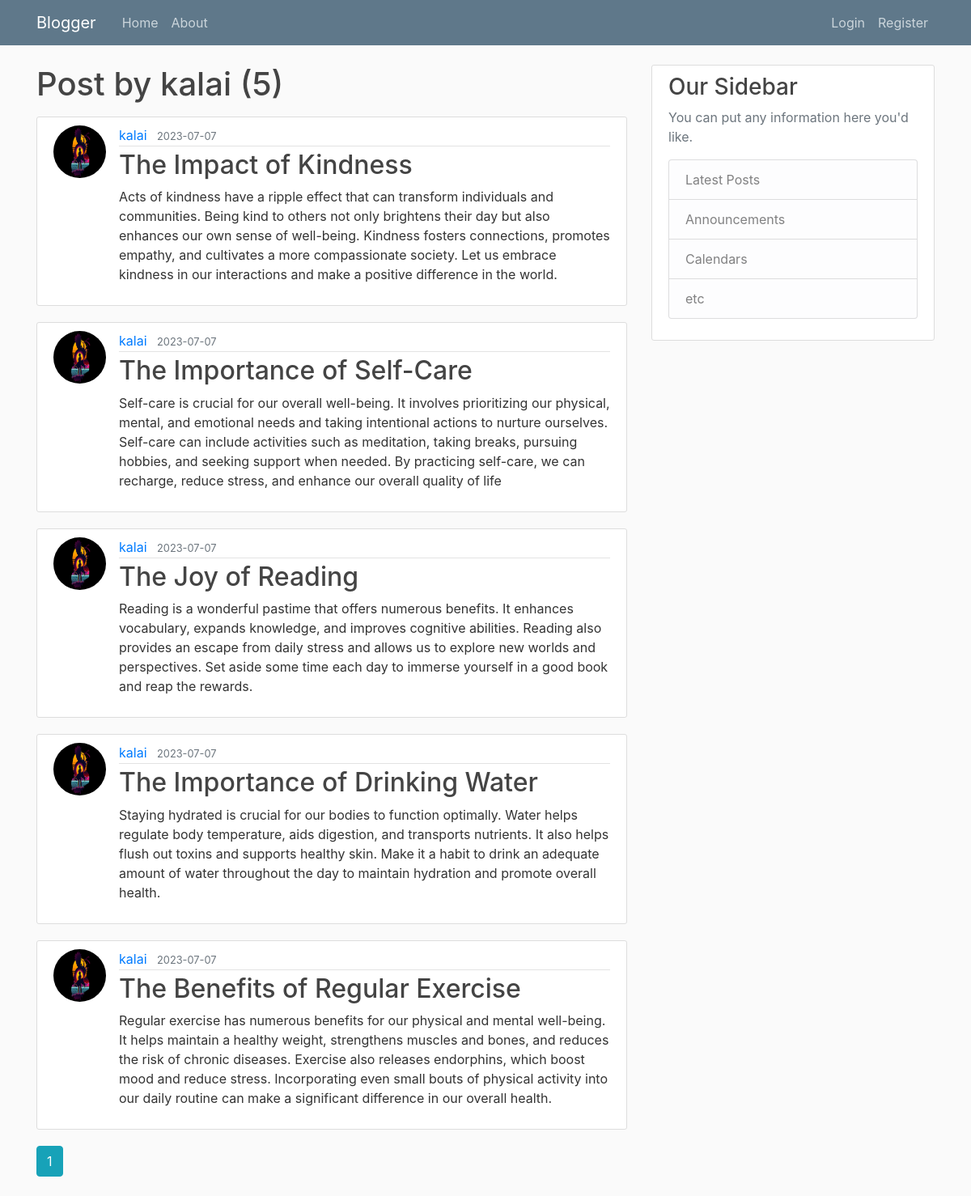
Screenshot of /user/kalai with the database file from the repository.
### flaskblog/models.py (models this page shows, shortened)
class User(db.Model, UserMixin):
    id = db.Column(db.Integer, primary_key = True)
    username = db.Column(db.String(20),unique = True, nullable = False)
    email = db.Column(db.String(120),unique = True, nullable = False)
    image_file = db.Column(db.String(120), nullable = False, default='default.jpg')
    password = db.Column(db.String(60), nullable = False)
    posts = db.relationship('Post', backref='author', lazy=True)

class Post(db.Model):
    id = db.Column(db.Integer, primary_key = True)
    title =  db.Column(db.String(120), nullable = False)
    date_posted = db.Column(db.DateTime, nullable=False, default =datetime.utcnow)
    content = db.Column(db.Text, nullable = False)
    user_id = db.Column(db.Integer, db.ForeignKey('user.id'), nullable = False)

### flaskblog/routes.py (the view)
@app.route('/user/<string:username>')
def user_post(username):
    page = request.args.get('page',1,type=int)
    user = User.query.filter_by(username=username).first_or_404()
    posts = Post.query.filter_by(author=user).order_by(Post.date_posted.desc()).paginate(page=page,per_page = 5)
    return render_template('user_post.html', posts = posts,user=user)

### flaskblog/templates/user_post.html (shortened to what this page needs)
{% extends 'base.html' %}
{% block content %}
    <h1 class="mb-3">Post by {{user.username}} ({{posts.total}})</h1>
    {% for post in posts.items %}
    <article class="media content-section">
      <img class = "rounded-circle article-img" src="{{url_for('static', filename='profile_pic/' + post.author.image_file) }}" >
        <div class="media-body">
          <div class="article-metadata">
            <a class="mr-2" href="{{url_for('user_post',username=post.author.username)}}">{{ post.author.username }}</a>
            <small class="text-muted">{{ post.date_posted.strftime('%Y-%m-%d') }}</small>
          </div>
          <h2><a class="article-title" href="{{ url_for('post', post_id=post.id) }}">{{ post.title }}</a></h2>
          <p class="article-content">{{ post.content }}</p>
        </div>
      </article>
    {% endfor %}
    {% for page_num in posts.iter_pages(left_edge=1, right_edge=1, left_current=1, right_current=2) %}
      {% if page_num %}
        {% if posts.page == page_num %}
        <a class="btn btn-info mb-4" href="{{url_for('user_post',username=user.username, page=page_num)}}">{{page_num}}</a>
        {%else%}
        <a class="btn btn-outline-info mb-4" href="{{url_for('user_post',username=user.username, page=page_num)}}">{{page_num}}</a>
        {% endif %}
      {% endif %}
    {% endfor %}
{% endblock %}

### flaskblog/static/main.css (style rules this page uses)
body { background: #fafafa; color: #333333; margin-top: 5rem; }
h1, h2, h3, h4, h5, h6 { color: #444444; }
.content-section { background: #ffffff; padding: 10px 20px; border: 1px solid #dddddd; border-radius: 3px; margin-bottom: 20px; }
.article-title { color: #444444; }
.article-content { white-space: pre-line; }
.article-img { height: 65px; width: 65px; margin-right: 16px; }
.article-metadata { padding-bottom: 1px; margin-bottom: 4px; border-bottom: 1px solid #e3e3e3 }

### rows the page displays
User: username "kalai"
Post: image_file (picture), author.username "kalai", date_posted "2023-07-07", title "The Impact of Kindness", content "Acts of kindness have a ripple effect that can transform individuals and communities. Being kind to others not only brightens their day but also enhances our own sense of well-being. Kindness fosters connections, promotes empathy, and cultivates a more compassionate society. Let us embrace kindness in our interactions and make a positive difference in the world."
Post: image_file (picture), author.username "kalai", date_posted "2023-07-07", title "The Importance of Self-Care", content "Self-care is crucial for our overall well-being. It involves prioritizing our physical, mental, and emotional needs and taking intentional actions to nurture ourselves. Self-care can include activities such as meditation, taking breaks, pursuing hobbies, and seeking support when needed. By practicing self-care, we can recharge, reduce stress, and enhance our overall quality of life"
Post: image_file (picture), author.username "kalai", date_posted "2023-07-07", title "The Joy of Reading", content "Reading is a wonderful pastime that offers numerous benefits. It enhances vocabulary, expands knowledge, and improves cognitive abilities. Reading also provides an escape from daily stress and allows us to explore new worlds and perspectives. Set aside some time each day to immerse yourself in a good book and reap the rewards."
Post: image_file (picture), author.username "kalai", date_posted "2023-07-07", title "The Importance of Drinking Water", content "Staying hydrated is crucial for our bodies to function optimally. Water helps regulate body temperature, aids digestion, and transports nutrients. It also helps flush out toxins and supports healthy skin. Make it a habit to drink an adequate amount of water throughout the day to maintain hydration and promote overall health."
Post: image_file (picture), author.username "kalai", date_posted "2023-07-07", title "The Benefits of Regular Exercise", content "Regular exercise has numerous benefits for our physical and mental well-being. It helps maintain a healthy weight, strengthens muscles and bones, and reduces the risk of chronic diseases. Exercise also releases endorphins, which boost mood and reduce stress. Incorporating even small bouts of physical activity into our daily routine can make a significant difference in our overall health."

### other values shown
{{ posts.total }} "5"
{{ page_num }} "1"
